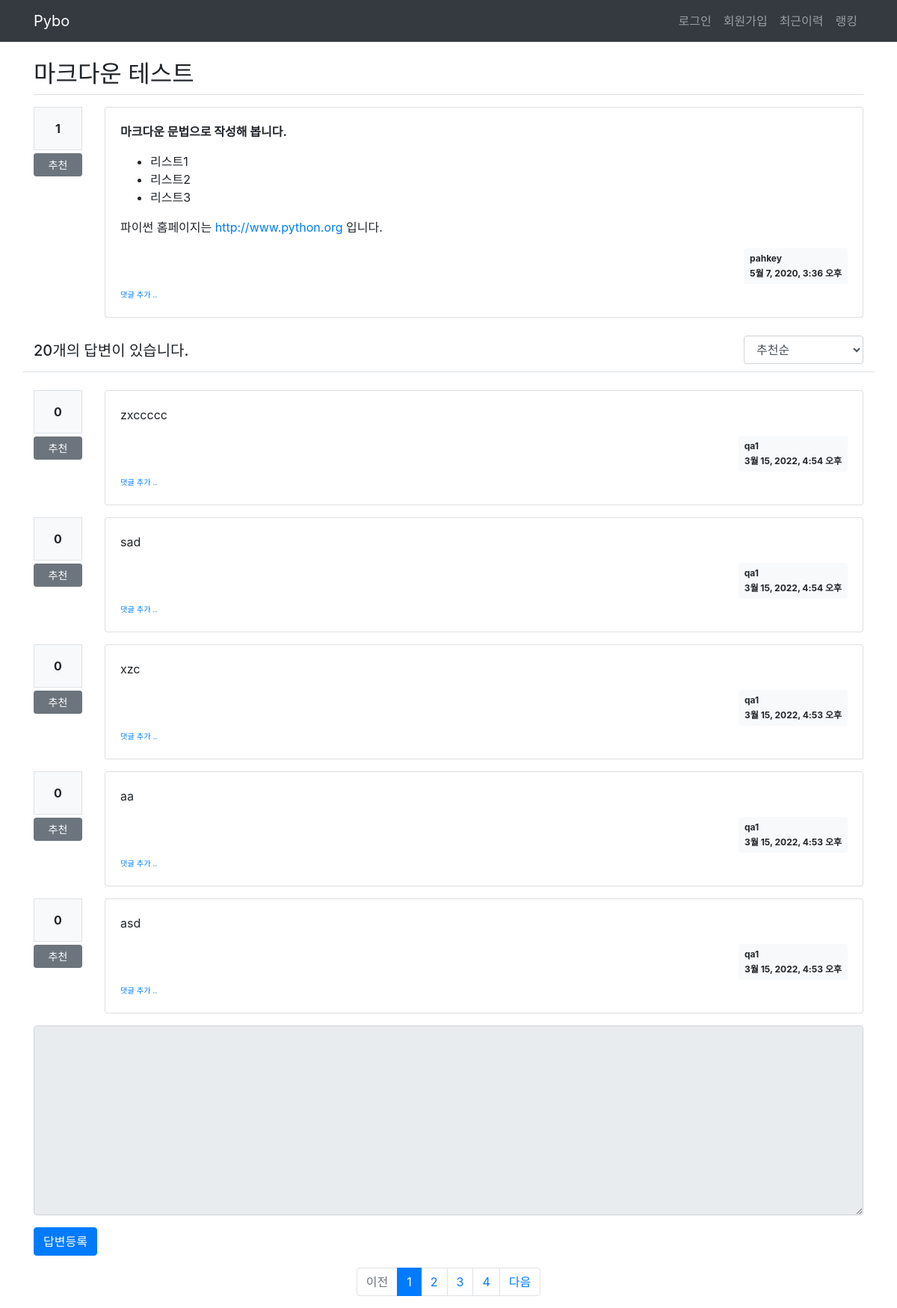
The page /pybo/15/ on the database its author committed.
### pybo/models.py (models this page shows)
class Question(models.Model):
    author = models.ForeignKey(User, on_delete=models.CASCADE, related_name='author_question')
    subject = models.CharField(max_length=200)
    content = models.TextField()
    create_date = models.DateTimeField()
    modify_date = models.DateTimeField(null=True, blank=True)
    voter = models.ManyToManyField(User, related_name='voter_question')

class Answer(models.Model):
    author = models.ForeignKey(User, on_delete=models.CASCADE, related_name='author_answer')
    question = models.ForeignKey(Question, on_delete=models.CASCADE)
    content = models.TextField()
    create_date = models.DateTimeField()
    modify_date = models.DateTimeField(null=True, blank=True)
    voter = models.ManyToManyField(User, related_name='voter_answer')

### pybo/views/base_views.py (the view)
# urls.py: path('<int:question_id>/', base_views.detail, name='detail'),
def detail(request, question_id):
    question = get_object_or_404(Question, pk=question_id)
    page = request.GET.get('page', '1')
    so = request.GET.get('so', 'recommend')
    if so == 'recommend':
        answer_list = Answer.objects.filter(question=question).annotate(num_voter=Count('voter')).order_by('-num_voter', '-create_date')
    else:
        answer_list = Answer.objects.filter(question=question).order_by('-create_date')
    paginator = Paginator(answer_list, 5)
    page_obj = paginator.get_page(page)
    context = {'question': question, 'answer_list': page_obj, 'page': page, 'so': so}
    return render(request, 'pybo/question_detail.html', context)

### pybo/templatetags/pybo_filter.py (called while the page is built)
@register.filter()
def mark(value):
    extensions = ["nl2br", "fenced_code"]
    return mark_safe(markdown.markdown(value, extensions=extensions))

### templates/pybo/question_detail.html (shortened to what this page needs)
{% extends 'base.html' %}
{% load pybo_filter %}
{% block content %}
<div class="container my-3">
    <h2 class="border-bottom py-2">{{ question.subject }}</h2>
    <div class="row my-3">
        <div class="col-1">
            <div class="bg-light text-center p-3 border font-weight-bolder mb-1">{{question.voter.count}}</div>
            <a href="#" data-uri="{% url 'pybo:vote_question' question.id  %}"
               class="recommend btn btn-sm btn-secondary btn-block my-1">추천</a>
        </div>
        <div class="col-11">
            <div class="card">
                <div class="card-body">
                    <div class="card-text">{{ question.content|mark }}</div>
                    <div class="d-flex justify-content-end">
                        <div class="badge badge-light p-2 text-left">
                            <div class="mb-2">{{ question.author.username }}</div>
                            <div>{{ question.create_date }}</div>
                        </div>
                    </div>
                    <div>
                        <a href="{% url 'pybo:comment_create_question' question.id  %}"
                           class="small"><small>댓글 추가 ..</small></a>
                    </div>
                </div>
            </div>
        </div>
    </div>
    <div class="row justify-content-between border-bottom my-4">
        <div class="col-4 py-2">
            <h5>{{ question.answer_set.count}}개의 답변이 있습니다.</h5>
        </div>
        <div class="col-2">
            <select class="form-control so">
                <option value="recommend" {% if so == 'recommend' %}selected{% endif %}> 추천순 </option>
            </select>
        </div>
    </div>
    {% for answer in answer_list %}
    <div class="row my-3">
        <div class="col-1">
            <div class="bg-light text-center p-3 border font-weight-bolder mb-1">{{answer.voter.count}}</div>
            <a href="#" data-uri="{% url 'pybo:vote_answer' answer.id  %}"
                class="recommend btn btn-sm btn-secondary btn-block my-1">추천</a>
        </div>
        <div class="col-11">
            <div class="card">
                <div class="card-body">
                    <div class="card-text">{{ answer.content|mark }}</div>
                    <div class="d-flex justify-content-end">
                        <div class="badge badge-light p-2 text-left">
                            <div class="mb-2">{{ answer.author.username }}</div>
                            <div>{{ answer.create_date }}</div>
                        </div>
                    </div>
                    <div>
                        <a href="{% url 'pybo:comment_create_answer' answer.id  %}"
                           class="small"><small>댓글 추가 ..</small></a>
                    </div>
                </div>
            </div>
        </div>
    </div>
    {% endfor %}
    <form action="{% url 'pybo:answer_create' question.id %}" method="post" class="my-3">
        <div class="form-group">
            <textarea {% if not user.is_authenticated %}disabled{% endif %}
              name="content" id="content" class="form-control" rows="10"></textarea>
        </div>
        <input type="submit" value="답변등록" class="btn btn-primary">
    </form>
</div>
    <ul class="pagination justify-content-center">
        {% if answer_list.has_previous %}
        <li class="page-item">
            <a class="page-link" data-page="{{ answer_list.previous_page_number }}" href="#">이전</a>
        </li>
        {% else %}
        <li class="page-item disabled">
            <a class="page-link" tabindex="-1" aria-disabled="true" href="#">이전</a>
        </li>
        {% endif %}
        {% for page_number in answer_list.paginator.page_range %}
            {% if page_number >= answer_list.number|add:-5 and page_number <= answer_list.number|add:5 %}
                {% if page_number == answer_list.number %}
                <li class="page-item active" aria-current="page">
                    <a class="page-link" data-page="{{ page_number }}" href="#">{{ page_number }}</a>
                </li>
                {% else %}
                <li class="page-item">
                    <a class="page-link" data-page="{{ page_number }}" href="#">{{ page_number }}</a>
                </li>
                {% endif %}
            {% endif %}
        {% endfor %}
        {% if answer_list.has_next %}
        <li class="page-item">
            <a class="page-link" data-page="{{ answer_list.next_page_number }}" href="#">다음</a>
        </li>
        {% else %}
        <li class="page-item disabled">
            <a class="page-link" tabindex="-1" aria-disabled="true" href="#">다음</a>
        </li>
        {% endif %}
    </ul>
{% endblock %}

### rows shown on the page
Question: subject "마크다운 테스트", voter.count "1", content|mark "마크다운 문법으로 작성해 봅니다. 리스트1 리스트2 리스트3 파이썬 홈페이지는 http://www.python.org 입니다.", author.username "pahkey", create_date "5월 7, 2020, 3:36 오후", answer_set.count "20"
Answer: voter.count "0", content|mark "zxccccc", author.username "qa1", create_date "3월 15, 2022, 4:54 오후"
Answer: voter.count "0", content|mark "sad", author.username "qa1", create_date "3월 15, 2022, 4:54 오후"
Answer: voter.count "0", content|mark "xzc", author.username "qa1", create_date "3월 15, 2022, 4:53 오후"
Answer: voter.count "0", content|mark "aa", author.username "qa1", create_date "3월 15, 2022, 4:53 오후"
Answer: voter.count "0", content|mark "asd", author.username "qa1", create_date "3월 15, 2022, 4:53 오후"

### other values the page prints
{{ page_number }} "1"
{{ page_number }} "2" "3" "4"
